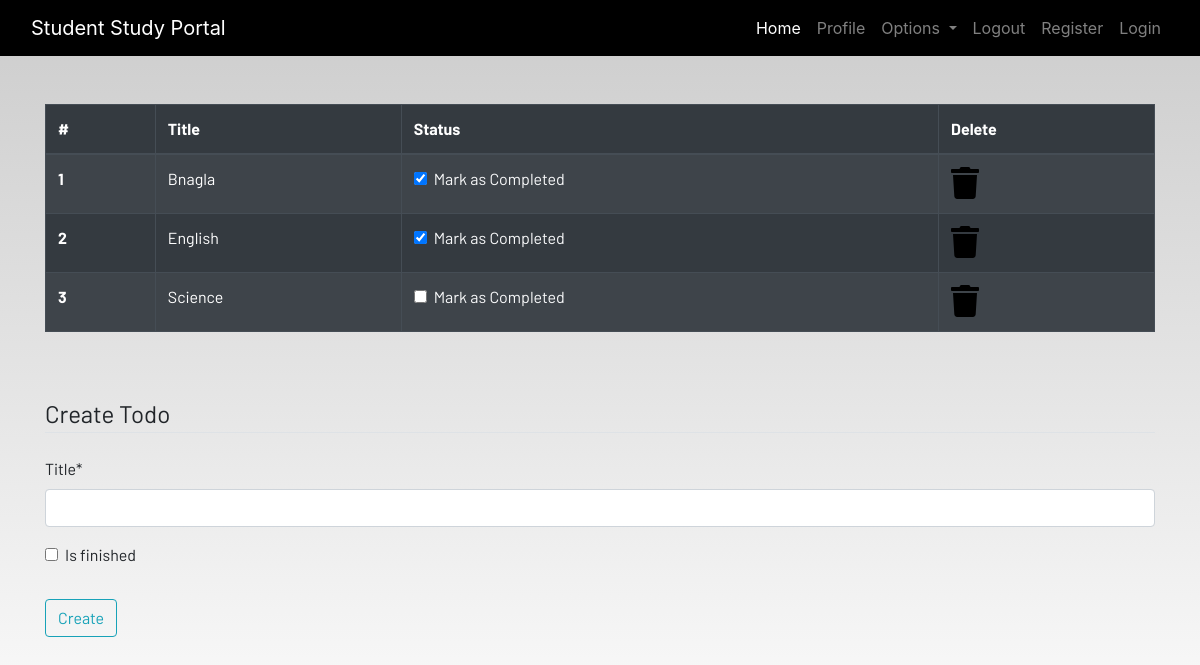
The page /todo/ (signed in) on the database its author committed.
### dashboard/models.py (models this page shows, shortened)
class TODO(models.Model):
    user = models.ForeignKey(User, on_delete=models.CASCADE)
    title = models.CharField(max_length=100)
    is_finished = models.BooleanField(default=False)
    class Meta:
        verbose_name_plural = "to do"

### dashboard/views.py (the view)
# urls.py: path('todo/', views.To_Do, name='to_do'),
def To_Do(request):
    if request.method =="POST":
        form = TodoForm(request.POST)
        if form.is_valid():
            try:
                finished = request.POST['is_finished']
                if finished == 'on':
                    finished = True
                else:
                    finished = False
            except:
                finished =False
            todos = TODO(
                user = request.user,
                title = request.POST['title'],
                is_finished = finished
            )
            todos.save()
            messages.success(request, f"Todo added from {request.user.username}!!.")
    else:
        form = TodoForm()
    todo = TODO.objects.filter(user = request.user)
    if len(todo) == 0:
        todos_done =True
    else:
        todos_done = False
    context = {
        'todos':todo,
        'form':form,
        'todos_done':todos_done
    }
    return render(request, 'dashboard/todo.html',context=context)

### dashboard/forms.py
class TodoForm(forms.ModelForm):
    class Meta:
        model = TODO
        fields = ['title', 'is_finished']

### dashboard/templates/dashboard/todo.html (shortened to what this page needs)
{% extends 'dashboard/base.html' %}
{% load static %}
{% block content %}
{% load crispy_forms_tags %}
<div class="container">
{% if not todos_done %}
    <table class="table table-striped table-bordered table-hover table-dark">
        <thead>
            <tr>
                <th scope="col">#</th>
                <th scope="col">Title</th>
                <th scope="col">Status</th>
                <th scope="col">Delete</th>
            </tr>
        </thead>
        <tbody>
            {% for todo in todos %}
            <tr>
                <th scope="row">{{forloop.counter}}</th>
                <td>{{todo.title}}</td>
                <td>
                    <a href="{% url 'dashboard_app:update_todo' todo.id %}">
                        <div class="form-check">
                            {% if todo.is_finished == True  %}
                            <input class="form-check-input" type="checkbox" value="" checked>
                            {% else %}
                            <input class="form-check-input" type="checkbox" value="">
                            {% endif %}
                            <label class="form-check-label text-light" for="flexCheckDefault">
                                Mark as Completed
                            </label>
                        </div>
                    </a>
                </td>
                <td><a href="{% url 'dashboard_app:delete_todo' todo.id %}"><i class="fa fa-trash fa-2x"></i></a></td>
            </tr>
            {% endfor %}
        </tbody>
    </table>
    {% else %}
    <h4>All tasks have been done!! create to add more</h4>
    {% endif %}
</div><br><br>
<div class="container">
    <form method="POST">
        <fieldset class="form-group">
            {{form|crispy}}
            <legend class="border-bottom mb-4">Create Todo</legend>
        </fieldset>
        <div class="form-group">
            <button href="" class="btn btn-outline-info" type="submit">
                Create
            </button>
        </div>
    </form>
</div>
{% endblock content %}

### static/css/main.css (style rules this page uses)
html { scroll-behavior: smooth; height: 100%; width: 100%; }
a { text-decoration: none !important; color: black; }
html, body { max-width: 100%; overflow-x: hidden; height: 100%; width: 100%; }
body { background: linear-gradient(rgba(0, 0, 0, 0.2), rgba(255, 255, 255, 0.5)); overflow-x: hidden; background-repeat: no-repeat; }
.fa { color: black; }

### rows shown on the page
TODO: title "Bnagla"
TODO: title "English"
TODO: title "Science"
